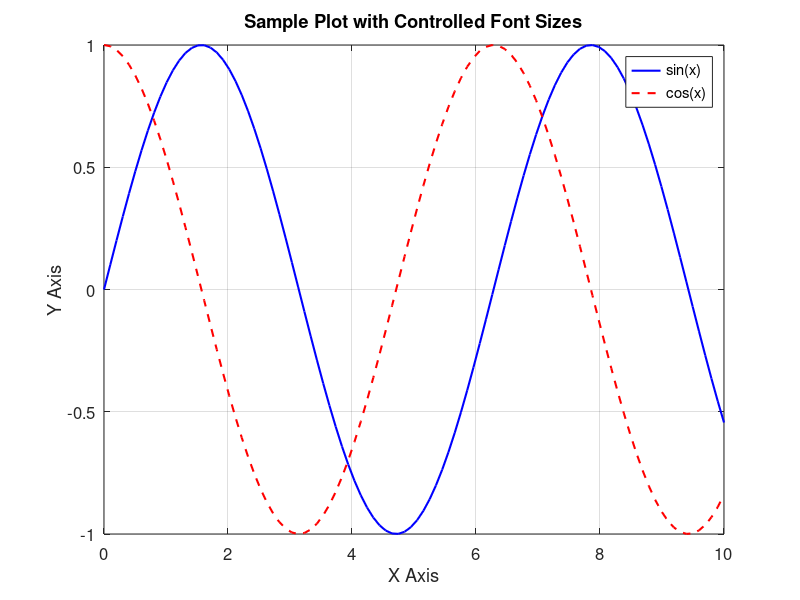

This figure's MATLAB source:
% Sample Data
x = linspace(0, 10, 100);
y1 = sin(x);
y2 = cos(x);

% Create Figure with Specified Size (in inches)
figure('Units', 'inches', 'Position', [1, 1, 6, 4]);
% Plot Data
plot(x, y1, '-b', 'LineWidth', 1.5);
hold on;
plot(x, y2, '--r', 'LineWidth', 1.5);
hold off;

% Customize Fonts
axisFontSize = 12;   % Font size for axis ticks
labelFontSize = 14;  % Font size for axis labels
legendFontSize = 12; % Font size for legend text
titleFontSize = 16;  % Font size for title

% Add Labels and Title
xlabel('X Axis', 'FontSize', labelFontSize);
ylabel('Y Axis', 'FontSize', labelFontSize);
title('Sample Plot with Controlled Font Sizes', 'FontSize', titleFontSize);

% Add Legend
legend({'sin(x)', 'cos(x)'}, 'FontSize', legendFontSize, 'Location', 'best');
% Set Axis Font Size
set(gca, 'FontSize', axisFontSize);
% Display Grid
grid on;
% Show the plot
